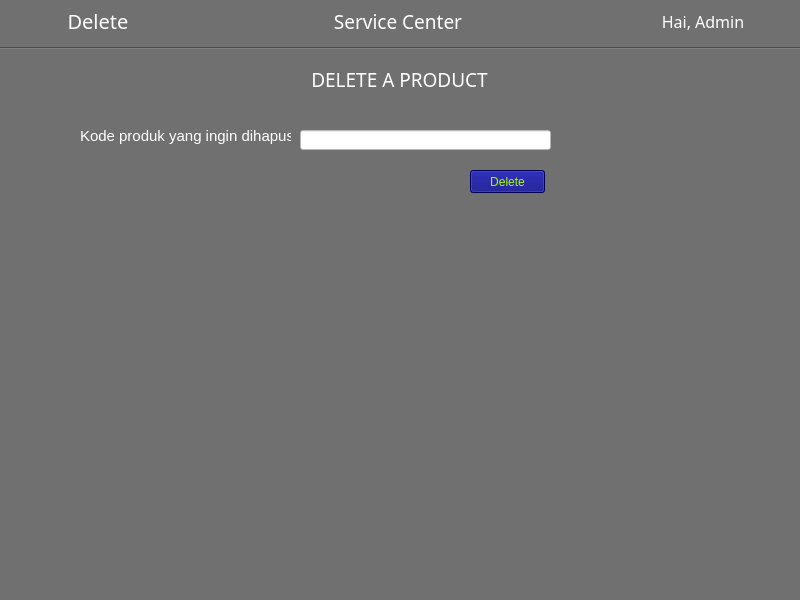
<?xml version="1.0" encoding="UTF-8"?>
<ui version="4.0">
 <class>delete_product</class>
 <widget class="QMainWindow" name="delete_product">
  <property name="geometry">
   <rect>
    <x>0</x>
    <y>0</y>
    <width>800</width>
    <height>600</height>
   </rect>
  </property>
  <property name="windowTitle">
   <string>MainWindow</string>
  </property>
  <property name="styleSheet">
   <string notr="true">background-color: rgb(112, 112, 112);</string>
  </property>
  <widget class="QWidget" name="centralwidget">
   <widget class="QLabel" name="label_4">
    <property name="geometry">
     <rect>
      <x>0</x>
      <y>60</y>
      <width>799</width>
      <height>39</height>
     </rect>
    </property>
    <property name="font">
     <font>
      <family>Imprint MT Shadow</family>
      <pointsize>14</pointsize>
     </font>
    </property>
    <property name="styleSheet">
     <string notr="true">color: rgb(255, 255, 255);</string>
    </property>
    <property name="text">
     <string>DELETE A PRODUCT</string>
    </property>
    <property name="alignment">
     <set>Qt::AlignCenter</set>
    </property>
   </widget>
   <widget class="Line" name="line">
    <property name="geometry">
     <rect>
      <x>0</x>
      <y>40</y>
      <width>801</width>
      <height>16</height>
     </rect>
    </property>
    <property name="sizePolicy">
     <sizepolicy hsizetype="Fixed" vsizetype="Fixed">
      <horstretch>0</horstretch>
      <verstretch>0</verstretch>
     </sizepolicy>
    </property>
    <property name="font">
     <font>
      <pointsize>-1</pointsize>
     </font>
    </property>
    <property name="styleSheet">
     <string notr="true">  padding: 15px 25px;
  font-size: 15px;
  text-align: center;
  cursor: pointer;
  outline: none;
color: rgb(60, 1, 255);
  background-color: rgb(0, 255, 238);
  border: none;
  border-radius: 15px;
  box-shadow: 0 9px #999;
hover{color:red}</string>
    </property>
    <property name="lineWidth">
     <number>1</number>
    </property>
    <property name="orientation">
     <enum>Qt::Horizontal</enum>
    </property>
   </widget>
   <widget class="QWidget" name="layoutWidget">
    <property name="geometry">
     <rect>
      <x>0</x>
      <y>0</y>
      <width>801</width>
      <height>42</height>
     </rect>
    </property>
    <layout class="QHBoxLayout" name="horizontalLayout">
     <item>
      <widget class="QLabel" name="label_3">
       <property name="font">
        <font>
         <family>Lucida Calligraphy</family>
         <pointsize>15</pointsize>
        </font>
       </property>
       <property name="styleSheet">
        <string notr="true">color: rgb(255, 255, 255);</string>
       </property>
       <property name="text">
        <string>Delete</string>
       </property>
       <property name="alignment">
        <set>Qt::AlignCenter</set>
       </property>
      </widget>
     </item>
     <item>
      <spacer name="horizontalSpacer_2">
       <property name="orientation">
        <enum>Qt::Horizontal</enum>
       </property>
       <property name="sizeType">
        <enum>QSizePolicy::Fixed</enum>
       </property>
       <property name="sizeHint" stdset="0">
        <size>
         <width>100</width>
         <height>20</height>
        </size>
       </property>
      </spacer>
     </item>
     <item>
      <widget class="QLabel" name="label_2">
       <property name="font">
        <font>
         <family>Imprint MT Shadow</family>
         <pointsize>14</pointsize>
        </font>
       </property>
       <property name="styleSheet">
        <string notr="true">color: rgb(255, 255, 255);</string>
       </property>
       <property name="text">
        <string>Service Center </string>
       </property>
       <property name="alignment">
        <set>Qt::AlignCenter</set>
       </property>
      </widget>
     </item>
     <item>
      <spacer name="horizontalSpacer">
       <property name="orientation">
        <enum>Qt::Horizontal</enum>
       </property>
       <property name="sizeType">
        <enum>QSizePolicy::Minimum</enum>
       </property>
       <property name="sizeHint" stdset="0">
        <size>
         <width>100</width>
         <height>20</height>
        </size>
       </property>
      </spacer>
     </item>
     <item>
      <widget class="QLabel" name="label">
       <property name="font">
        <font>
         <family>Lucida Calligraphy</family>
         <pointsize>12</pointsize>
        </font>
       </property>
       <property name="styleSheet">
        <string notr="true">color: rgb(255, 255, 255);</string>
       </property>
       <property name="text">
        <string>Hai, Admin</string>
       </property>
       <property name="alignment">
        <set>Qt::AlignCenter</set>
       </property>
      </widget>
     </item>
    </layout>
   </widget>
   <widget class="QLabel" name="label_5">
    <property name="geometry">
     <rect>
      <x>80</x>
      <y>120</y>
      <width>211</width>
      <height>31</height>
     </rect>
    </property>
    <property name="font">
     <font>
      <pointsize>11</pointsize>
     </font>
    </property>
    <property name="styleSheet">
     <string notr="true">color: rgb(255, 255, 255);</string>
    </property>
    <property name="text">
     <string>Kode produk yang ingin dihapus</string>
    </property>
   </widget>
   <widget class="QLineEdit" name="lineEdit_kd">
    <property name="geometry">
     <rect>
      <x>300</x>
      <y>130</y>
      <width>251</width>
      <height>20</height>
     </rect>
    </property>
    <property name="styleSheet">
     <string notr="true">background-color: rgb(255, 255, 255);
</string>
    </property>
   </widget>
   <widget class="QPushButton" name="pushButton">
    <property name="geometry">
     <rect>
      <x>470</x>
      <y>170</y>
      <width>75</width>
      <height>23</height>
     </rect>
    </property>
    <property name="styleSheet">
     <string notr="true">background-color: rgb(0, 0, 127);
color: rgb(170, 255, 0);</string>
    </property>
    <property name="text">
     <string>Delete</string>
    </property>
   </widget>
   <widget class="QWidget" name="horizontalLayoutWidget">
    <property name="geometry">
     <rect>
      <x>130</x>
      <y>240</y>
      <width>491</width>
      <height>191</height>
     </rect>
    </property>
    <layout class="QHBoxLayout" name="horizontalLayout_2">
     <item>
      <widget class="QLabel" name="label_success">
       <property name="font">
        <font>
         <family>Impact</family>
         <pointsize>17</pointsize>
        </font>
       </property>
       <property name="text">
        <string/>
       </property>
       <property name="alignment">
        <set>Qt::AlignCenter</set>
       </property>
      </widget>
     </item>
    </layout>
   </widget>
  </widget>
  <widget class="QMenuBar" name="menubar">
   <property name="geometry">
    <rect>
     <x>0</x>
     <y>0</y>
     <width>800</width>
     <height>21</height>
    </rect>
   </property>
  </widget>
  <widget class="QStatusBar" name="statusbar"/>
 </widget>
 <resources/>
 <connections/>
</ui>
